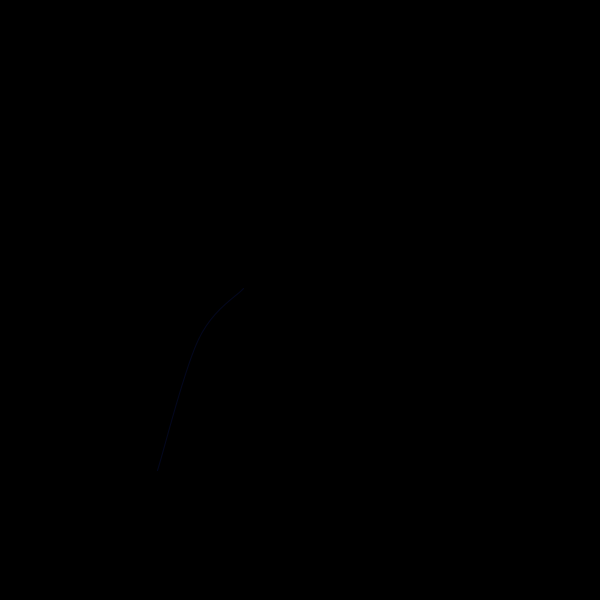
Frame 1 (no input)
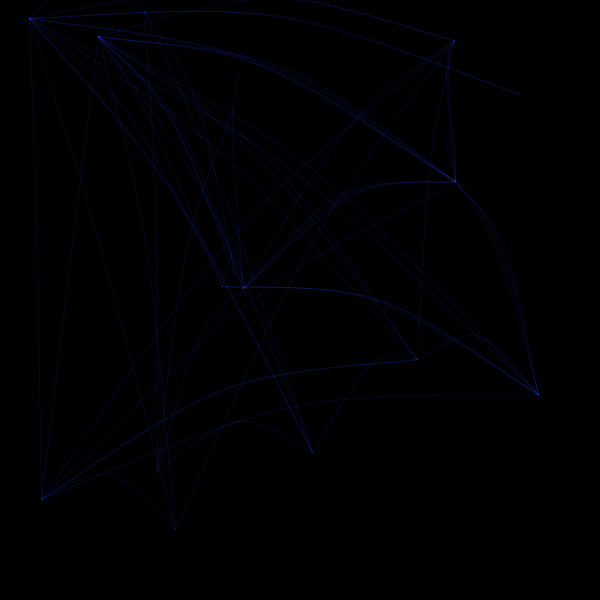
Frame 60 (the mouse pressed at the canvas centre just before this capture)
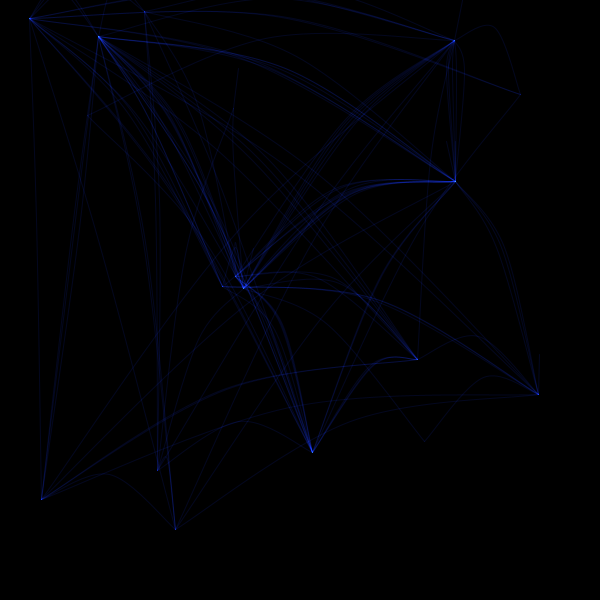
Frame 120 (the mouse held since frame 60 and released just before this capture)

The Processing sketch that drew these frames (run headless with seeded random() and noise(); from frame 60 on, the mouse is pressed at the canvas centre):

// Processing sketch: weightedLiner
// ── weightedLiner.pde
int edgeNum;
PVector[] edges;
float[] edgesW;
float totalW;

int p1,p2;

void setup(){
  size(600,600);
  background(0);
  //frameRate(60);
  //colorMode(HSB,360,100,100,100);
  blendMode(ADD);
  
  edgeNum = 20;
  edges = new PVector[edgeNum];
  edgesW = new float[edgeNum];
  totalW = 0;
  
  for(int i=0;i<edgeNum;i++){
    edgesW[i] = random(100000);
    println(i+":"+edgesW[i]);
    totalW += edgesW[i];
  }
  
  println("\n"+"totalW:"+totalW+"\n");
  
  noStroke();
  fill(255);
  for(int i=0;i<edgeNum;i++){
    edges[i] = new PVector(random(width),random(height));
    float r = 100.0*edgesW[i]/totalW;
    //ellipse(edges[i].x,edges[i].y,r,r);
  }
  
  p1 = p2 = 0;
}

void draw(){
  p1 = p2;
  do{
    p2 = getRandomIndex();
  }while(p1==p2 && p2==-1);
  
  drawLine();
  //println(p1+" , "+p2);
}

void drawLine(){
  float x = (edges[p1].x+edges[p2].x)/2.0;
  float y = (edges[p1].y+edges[p2].y)/2.0;
  float noiseX = random(-10,10);
  float noiseY = random(-40,-100);
  PVector center = new PVector(x+noiseX,y+noiseY);
  
  stroke(20,40,160,50);
  noFill();

  beginShape();
  curveVertex(edges[p1].x,edges[p1].y);
  curveVertex(edges[p1].x,edges[p1].y);
  curveVertex(center.x,center.y);
  curveVertex(edges[p2].x,edges[p2].y);
  curveVertex(edges[p2].x,edges[p2].y);
  endShape();
}

int getRandomIndex(){
  int retIndex = -1;
  
  float value = random(1,totalW+1);
  
  for(int i=0;i<edgeNum;i++){
    if(edgesW[i] >= value){
      retIndex = i;
      break;
    }
    value -= edgesW[i];
  }
  
  return retIndex;
}

void keyPressed(){
  if(key == 's'){
    save("img_"+day()+hour()+minute()+second());
  }
}
